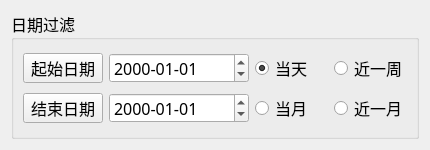
<?xml version="1.0" encoding="UTF-8"?>
<ui version="4.0">
 <class>SqlDateBar</class>
 <widget class="QWidget" name="SqlDateBar">
  <property name="geometry">
   <rect>
    <x>0</x>
    <y>0</y>
    <width>430</width>
    <height>150</height>
   </rect>
  </property>
  <property name="font">
   <font>
    <family>微软雅黑</family>
    <pointsize>12</pointsize>
   </font>
  </property>
  <property name="windowTitle">
   <string>Form</string>
  </property>
  <layout class="QGridLayout" name="gridLayout_2">
   <item row="0" column="0">
    <widget class="QGroupBox" name="groupBox">
     <property name="title">
      <string>日期过滤</string>
     </property>
     <layout class="QGridLayout" name="gridLayout">
      <item row="0" column="0">
       <widget class="QPushButton" name="startDateBtn">
        <property name="maximumSize">
         <size>
          <width>16777215</width>
          <height>30</height>
         </size>
        </property>
        <property name="text">
         <string>起始日期</string>
        </property>
       </widget>
      </item>
      <item row="0" column="1">
       <widget class="QDateEdit" name="startDateEdit">
        <property name="minimumSize">
         <size>
          <width>140</width>
          <height>0</height>
         </size>
        </property>
        <property name="maximumSize">
         <size>
          <width>16777215</width>
          <height>30</height>
         </size>
        </property>
        <property name="displayFormat">
         <string>yyyy-MM-dd</string>
        </property>
       </widget>
      </item>
      <item row="0" column="2">
       <widget class="QRadioButton" name="dayRadio">
        <property name="maximumSize">
         <size>
          <width>16777215</width>
          <height>30</height>
         </size>
        </property>
        <property name="text">
         <string>当天</string>
        </property>
        <property name="checked">
         <bool>true</bool>
        </property>
       </widget>
      </item>
      <item row="0" column="3">
       <widget class="QRadioButton" name="weekRadio">
        <property name="maximumSize">
         <size>
          <width>16777215</width>
          <height>30</height>
         </size>
        </property>
        <property name="text">
         <string>近一周</string>
        </property>
       </widget>
      </item>
      <item row="1" column="0">
       <widget class="QPushButton" name="endDateBtn">
        <property name="maximumSize">
         <size>
          <width>16777215</width>
          <height>30</height>
         </size>
        </property>
        <property name="text">
         <string>结束日期</string>
        </property>
       </widget>
      </item>
      <item row="1" column="1">
       <widget class="QDateEdit" name="endDateEdit">
        <property name="minimumSize">
         <size>
          <width>120</width>
          <height>0</height>
         </size>
        </property>
        <property name="maximumSize">
         <size>
          <width>16777215</width>
          <height>30</height>
         </size>
        </property>
        <property name="displayFormat">
         <string>yyyy-MM-dd</string>
        </property>
       </widget>
      </item>
      <item row="1" column="2">
       <widget class="QRadioButton" name="currentMonthRadio">
        <property name="maximumSize">
         <size>
          <width>16777215</width>
          <height>30</height>
         </size>
        </property>
        <property name="text">
         <string>当月</string>
        </property>
       </widget>
      </item>
      <item row="1" column="3">
       <widget class="QRadioButton" name="monthRadio">
        <property name="maximumSize">
         <size>
          <width>16777215</width>
          <height>30</height>
         </size>
        </property>
        <property name="text">
         <string>近一月</string>
        </property>
       </widget>
      </item>
     </layout>
    </widget>
   </item>
  </layout>
 </widget>
 <resources/>
 <connections/>
</ui>
